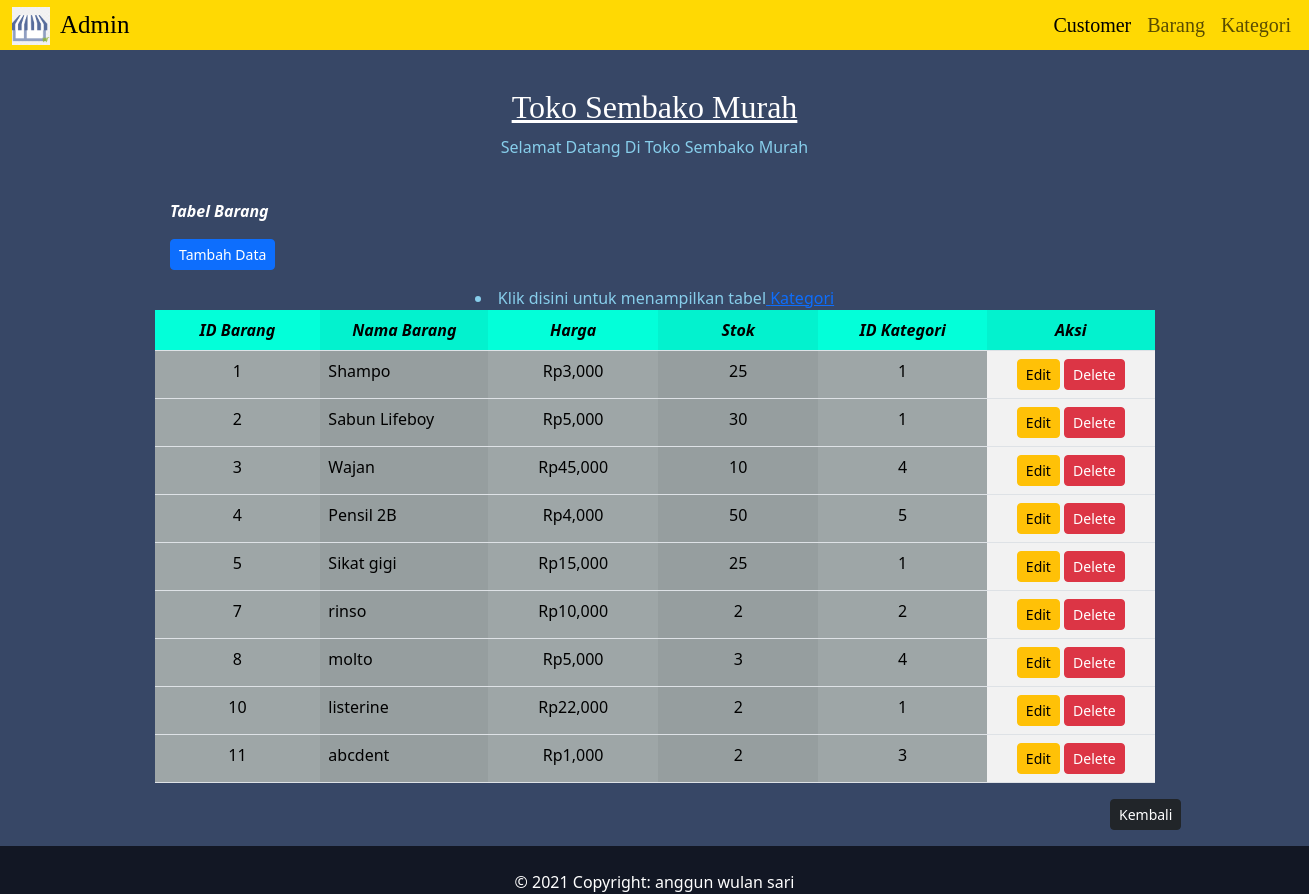
Page /Sesi29/barang/index.php on the committed database.
### tables this page shows
CREATE TABLE `barang` (
  `id_barang` int(11) NOT NULL,
  `nama_barang` varchar(255) DEFAULT NULL,
  `harga` int(11) DEFAULT NULL,
  `stok` int(11) DEFAULT NULL,
  `id_kategori` int(11) DEFAULT NULL
);

### Sesi29/barang/index.php (the view, shortened to what this page needs)
<?php
include "connection.php";
$query = mysqli_query($connection, "SELECT * FROM barang");
?>
<!DOCTYPE html>
<html lang="en">
<head>
    <link href="https://cdn.jsdelivr.net/npm/bootstrap@5.3.2/dist/css/bootstrap.min.css" rel="stylesheet">
</head>
<body style="background-color: #374766;">
    <nav class="navbar navbar-expand-lg bg-body-#ffd903;" style="background-color: #ffd903; height: 50px;">
        <div class="container-fluid">
            <img src="penjualan.png" alt="Logo" width="70" height="40" style="padding-top: 2px; ">
            <a class="navbar-brand" href="#" style="margin-left: 10px; font-family:Times New Roman;font-size: 25px;">Admin</a>
            <div class="collapse navbar-collapse" id="navbarNavAltMarkup">
                <div class="navbar-nav">
                    <a class="nav-link active" aria-current="page" href="http://localhost/Tugas_php/Sesi29/index.php" style="margin-left: 900px; font-family:Times New Roman; font-size: 20px;">Customer</a>
                    <a class="nav-link" href="http://localhost/Tugas_php/Sesi29/barang/index.php" style="font-family:Times New Roman; font-size: 20px;">Barang</a>
                    <a class="nav-link" href="http://localhost/Tugas_php/Sesi29/kategori/index.php" style="font-family:Times New Roman; font-size: 20px;">Kategori</a>
                </div>
            </div>
        </div>
    </nav>
    <h2 style="text-align: center; font-family:'Times New Roman'; color: white; "><u> <br>Toko Sembako Murah</u> </h2>
    <p style="text-align: center; color: skyblue;">Selamat Datang Di Toko Sembako Murah</p>
    <p style="padding-left: 170px; color: white;"><b><i><br>Tabel Barang</i></b></p>
    <p style="padding-left: 170px;">
        <a class="btn btn-primary btn-sm" href="tambah_barang.php" role="button">Tambah Data</a>
    </p>
    <center>
        <li style="color: skyblue;">
            Klik disini untuk menampilkan tabel<a href="kategori/index.php"> Kategori</a>
        </li>
    </center>
    <table align="center" style="width: 1000px;" table class="table table-striped-columns">
        <tr>
            <td width="200px" style="background-color: #03ffd9; text-align: center;"> <b><i>ID Barang</i></b></td>
            <td width="200px" style="background-color: #03ffd9; text-align: center;"> <b><i>Nama Barang</i></b></td>
            <td width="200px" style="background-color: #03ffd9; text-align: center;"> <b><i>Harga</i></b></td>
            <td width="200px" style="background-color: #03ffd9; text-align: center;"> <b><i>Stok</i></b></td>
            <td width="200px" style="background-color: #03ffd9; text-align: center;"> <b><i>ID Kategori</i></b></td>
            <td width="200px" style="background-color: #03ffd9; text-align: center;"> <b><i>Aksi</i></b></td>
        </tr>
        <?php if (mysqli_num_rows($query)) {
        ?>
            <?php
            while ($data = mysqli_fetch_array($query)) {
            ?>
                <tr>
                    <td style="background-color: #9ea6a7; text-align: center;"><?php echo $data['id_barang']; ?></td>
                    <td style="background-color: #9ea6a7;"><?php echo $data['nama_barang']; ?></td>
                    <td style="background-color: #9ea6a7; text-align: center;"><?php echo "Rp" . number_format($data['harga']); ?></td>
                    <td style="background-color: #9ea6a7; text-align: center;"><?php echo $data['stok']; ?></td>
                    <td style="background-color: #9ea6a7; text-align: center;"><?php echo $data['id_kategori']; ?></td>
                    <td align="center">
                        <a href="edit_barang.php?id_barang=<?php echo $data['id_barang']; ?>" class="btn btn-warning btn-sm">Edit</a>
                        <a href="delete_barang.php?id_barang=<?php echo $data['id_barang']; ?>" class="btn btn-danger btn-sm">Delete</a>
                    </td>
                </tr>
            <?php
            } ?>
        <?php } ?>
    </table>
    <p style="padding-left: 1110px;">
        <a class="btn btn-dark btn-sm" href="http://localhost/Tugas_php/Sesi29/index.php" role="button">Kembali</a>
    </p>
    <footer>
        <div class="text-center p-4" style="background-color: #121724; height: 20px;">
            <p style="color: white;">© 2021 Copyright: anggun wulan sari <br></p>
        </div>
    </footer>
</body>
</html>

### rows in the picture
barang: id_barang "1", nama_barang "Shampo", harga "3,000", stok "25", id_kategori "1"
barang: id_barang "2", nama_barang "Sabun Lifeboy", harga "5,000", stok "30", id_kategori "1"
barang: id_barang "3", nama_barang "Wajan", harga "45,000", stok "10", id_kategori "4"
barang: id_barang "4", nama_barang "Pensil 2B", harga "4,000", stok "50", id_kategori "5"
barang: id_barang "5", nama_barang "Sikat gigi", harga "15,000", stok "25", id_kategori "1"
barang: id_barang "7", nama_barang "rinso", harga "10,000", stok "2", id_kategori "2"
barang: id_barang "8", nama_barang "molto", harga "5,000", stok "3", id_kategori "4"
barang: id_barang "10", nama_barang "listerine", harga "22,000", stok "2", id_kategori "1"
barang: id_barang "11", nama_barang "abcdent", harga "1,000", stok "2", id_kategori "3"
